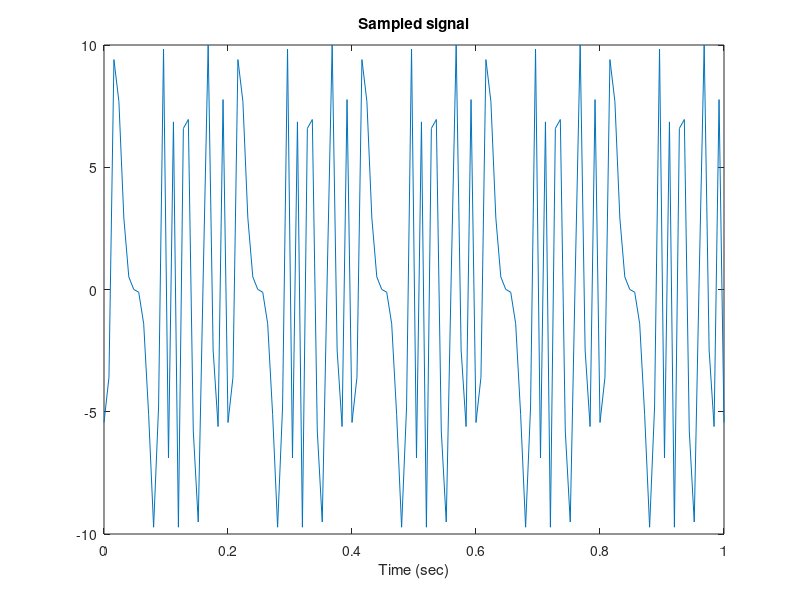
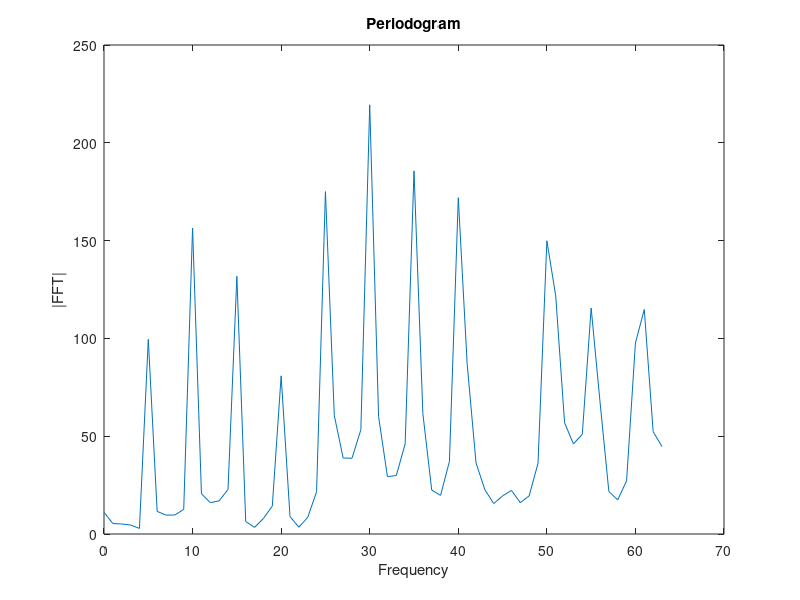

The MATLAB script that drew these images, in order:
%% plot FM sinosuid 
% signal parameters
a1 = 5;
a2 = 2;
a3 = 2;
A = 10;
f0 = 50;           % Carrier frequency in Hz
fm = 5;            % Modulation frequency in Hz
beta = 10;         % Frequency deviation (modulation index)
t = 0:0.001:1;     % Time vector from 0 to 1 second with step size 0.00


maxFreq = a1+2*a2+3*a3;
nyqFreq = 2*maxFreq;
samplFreq = 5*nyqFreq; 
samplIntrvl = 1/samplFreq;
sigLen= 1;
samplIntrvl= 0.008;
timeVec= 0:samplIntrvl:sigLen;
nSamples = length(timeVec);
% FM sinusoid signal equation
sigVec = A * sin(2 * pi * f0 * timeVec + beta * cos(2 * pi * fm * timeVec));

% Plot the FM sinusoid signal
figure;
plot(timeVec, sigVec,'-');
title('Frequency Modulated Sinusoid');


% plot the signal
plot(timeVec, sigVec,'-');
xlabel('Time (sec)');
title('Sampled signal');


%Length of data 
dataLen = timeVec(end)-timeVec(1);
%DFT sample corresponding to Nyquist frequency
kNyq = floor(nSamples/2)+1;
% Positive Fourier frequencies
posFreq = (0:(kNyq-1))*(1/dataLen);
% FFT of signal
fftSig = fft(sigVec);
% Discard negative frequencies
fftSig = fftSig(1:kNyq);

%Plot periodogram
figure;
plot(posFreq,abs(fftSig));
xlabel('Frequency');
ylabel('|FFT|');
title('Periodogram');